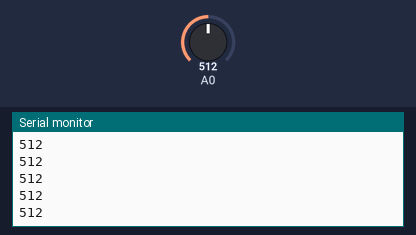
Recording of a sketch running on a simulated Arduino Uno, built with avr-gcc and run on an emulated ATmega328P. On the bench: the last lines printed to the serial monitor. Inputs (shaded band) come from the test bench; at power-on: A0 = 512.

Above: at 1.2 s.
1.3 s: A0 set to 716
At 1.54 s:
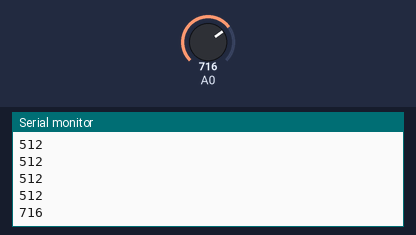
2.8 s: A0 set to 900
At 2.89 s:
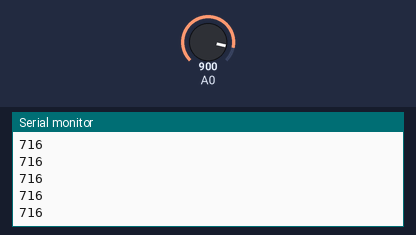
Timing chart, 0 to 5.8 s (numbered marks = the images above; inputs shaded):
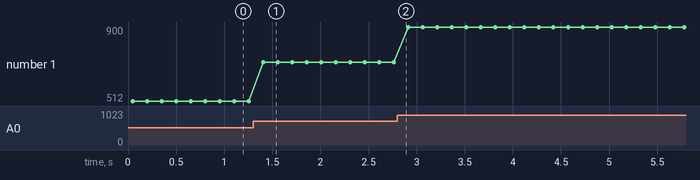

The sketch:

aula26_nivel2.ino
```cpp
// Aula 26 – Nível 2: Filtro de mediana
// pecas: ldr A0
// Ordena 5 leituras e pega a do meio: elimina picos de ruído
#include <Arduino.h>                                  // funções do Arduino (pinMode, digitalWrite, delay...)
int v[5];                                             // declara v[5] (int)

void setup() {                                        // roda uma vez, quando a placa liga
  Serial.begin(9600);                                 // abre o Monitor Serial a 9600 baud
}

void loop() {                                         // repete para sempre
  for (int i = 0; i < 5; i++) {                       // 5 voltas
    v[i] = analogRead(A0);                            // guarda a leitura na posição i
    delay(10);                                        // espera 10 ms
  }
  for (int p = 0; p < 4; p++) {                       // bubble sort
    for (int i = 0; i < 4 - p; i++) {                 // compara vizinhos na parte desordenada
      if (v[i] > v[i + 1]) { int aux = v[i]; v[i] = v[i + 1]; v[i + 1] = aux; }   // fora de ordem: troca os vizinhos
    }
  }
  Serial.println(v[2]);                               // mediana: o elemento do meio
  delay(100);                                         // espera 100 ms
}
```

Measured:
- after the input at 1.3 s, the serial monitor: prints a new line after 0.11 s (image 1)
- plotted number 1: 512 → 716 after the input at 1.3 s, 716 → 900 after the input at 2.8 s
